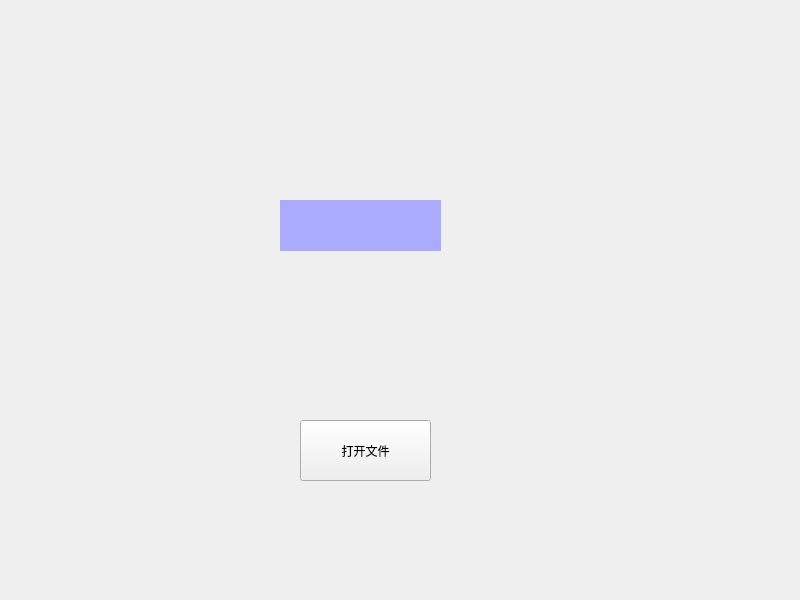
<?xml version="1.0" encoding="UTF-8"?>
<ui version="4.0">
 <class>Widget</class>
 <widget class="QWidget" name="Widget">
  <property name="geometry">
   <rect>
    <x>0</x>
    <y>0</y>
    <width>800</width>
    <height>600</height>
   </rect>
  </property>
  <property name="windowTitle">
   <string>Widget</string>
  </property>
  <widget class="QLabel" name="label">
   <property name="geometry">
    <rect>
     <x>280</x>
     <y>200</y>
     <width>161</width>
     <height>51</height>
    </rect>
   </property>
   <property name="styleSheet">
    <string notr="true">background-color: rgb(170, 170, 255);</string>
   </property>
   <property name="text">
    <string/>
   </property>
  </widget>
  <widget class="QPushButton" name="pushButton">
   <property name="geometry">
    <rect>
     <x>300</x>
     <y>420</y>
     <width>131</width>
     <height>61</height>
    </rect>
   </property>
   <property name="text">
    <string>打开文件</string>
   </property>
  </widget>
 </widget>
 <resources/>
 <connections/>
</ui>
